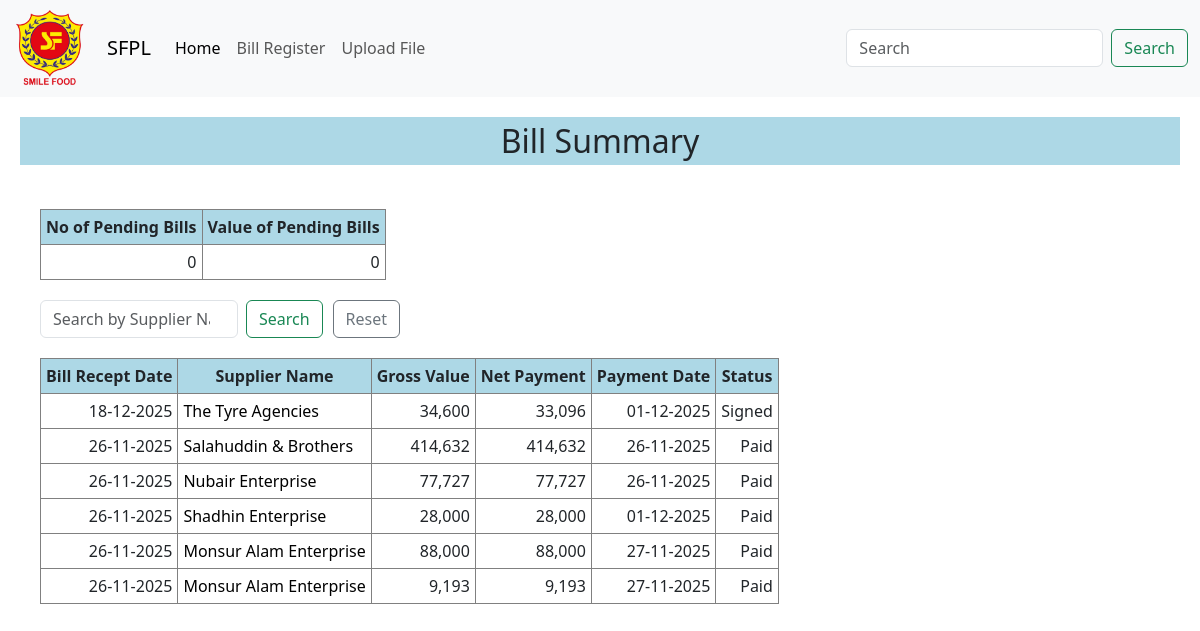
The app's page /, older data.
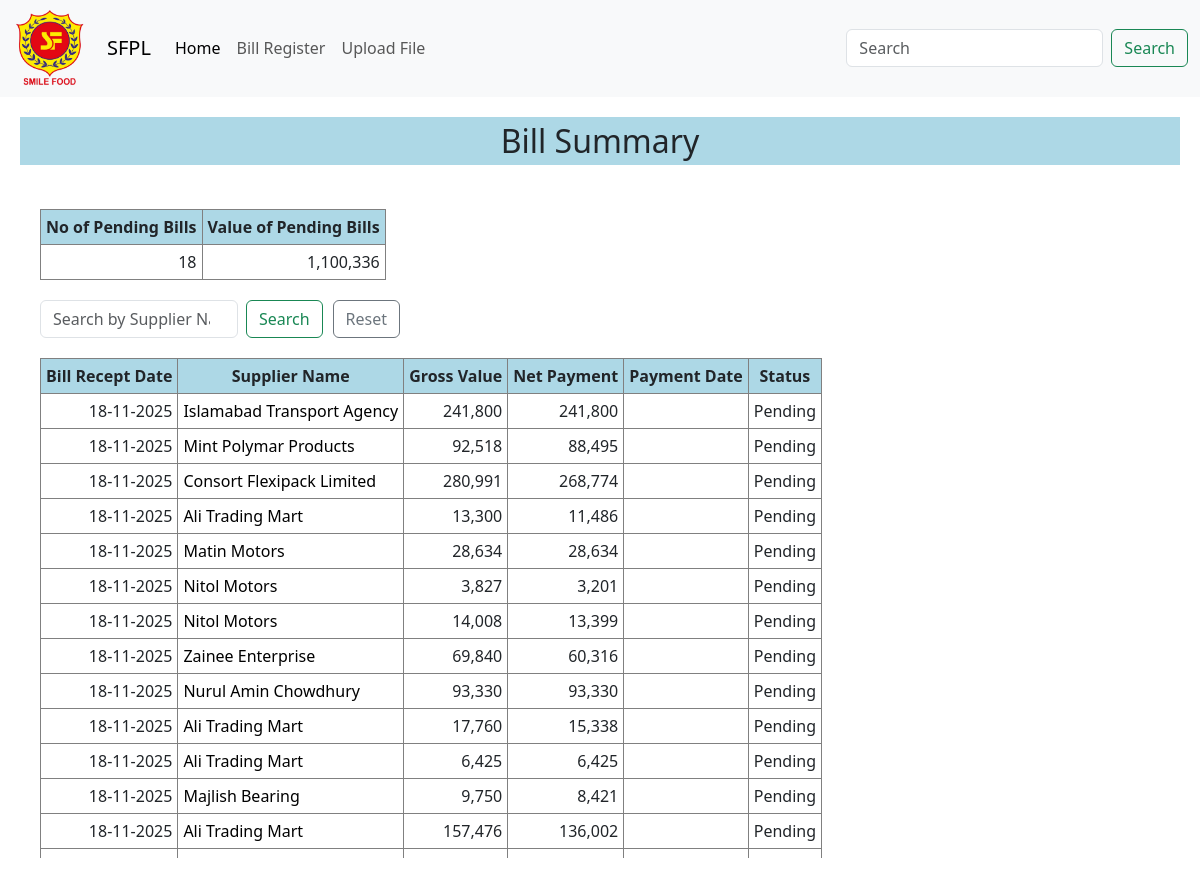
The same page, newer data.
### Bill/models.py (models this page shows, shortened)
class Bill(models.Model):
    STATUS_CHOICE = [
        ('Paid', 'Paid'),
        ('Pending', 'Pending'),
        ('Signed', 'Signed'),
        ('Received', 'Received')
    ]
    UNIT_CHOICE = [
        ('Flour Mill', 'Flour Mill'),
        ('Drinking Water', 'Drinking Water'),
        ('FM & DW', 'FM & DW')
    ]
    receive_date = models.DateField(null=False, blank=False)
    supplier_name = models.CharField(max_length=200, null=False, blank=False)
    unit = models.CharField(max_length=20, choices=UNIT_CHOICE)
    bill_no = models.CharField(max_length=50)
    invoice_no = models.CharField(max_length=50)
    bill_value = models.DecimalField(max_digits=20, decimal_places=2)
    tds = models.DecimalField(max_digits=20, decimal_places=2)
    vds = models.DecimalField(max_digits=20, decimal_places=2)
    net_payment = models.DecimalField(max_digits=20, decimal_places=2)
    status = models.CharField(max_length=50, choices=STATUS_CHOICE, default='Received', null=False, blank=False)
    payment_date = models.DateField(null=True, blank=True)
    remarks = models.TextField(null=True, blank=True)
    class Meta:
        ordering = ['-status']

### Bill/views.py (the view)
# urls.py: path("", BillView.as_view(), name='home'),
class BillView(ListView):
    model = Bill
    template_name = 'home.html'
    context_object_name = 'bill'
    def get_queryset(self):
        queryset = Bill.objects.all()  # start with all bills
        q = self.request.GET.get('q')
        if q:
            queryset = queryset.filter(supplier_name__icontains=q)  # filter by supplier name
        queryset = queryset.annotate(
            status_order=Case(
                When(status='Pending', then=0),
                When(status='Signed', then=1),
                When(status='Received', then=2),
                When(status='Paid', then=3),
                default=4,
                output_field=IntegerField()
            )
        ).order_by('status_order', 'receive_date')  # secondary ordering by date
        return queryset
    def get_context_data(self, **kwargs):
        context = super().get_context_data(**kwargs)
        pending_bills = Bill.objects.filter(status='Pending')
        context['pending_count'] = pending_bills.count()
        context['pending_value'] = pending_bills.aggregate(total_value=Sum('bill_value'))['total_value'] or 0
        context['search_query'] = self.request.GET.get('q', '')
        return context

### templates/home.html (shortened to what this page needs)
{% extends "base.html" %}
{% load humanize %}
{% load static %}
{% block link %}
<link rel="stylesheet" href="{% static 'css/home.css' %}"/>
{% endblock %}
{% block content %}
    <h2 style="margin: 20px; text-align: center; background-color: lightblue; padding: 5px;">Bill Summary</h2>
    <div class="container">
        <div>
            <table class="summary-table">
                <tr>
                    <th>No of Pending Bills</th>
                    <th>Value of Pending Bills</th>
                </tr>
                <tr>
                    <td> {{ pending_count }} </td>
                    <td>{{ pending_value | floatformat:0| intcomma }}</td>
                </tr>
            </table>
            <form class="d-flex" role="search" method="get" style="width: 30%; margin-left:40px;">
                <input class="form-control me-2" type="search" name="q"
                    placeholder="Search by Supplier Name" value="{{ search_query }}"
                    aria-label="Search"/>
                <button class="btn btn-outline-success" type="submit" style="margin-right:10px;">Search</button>
                <a href="{% url 'home' %}" class="btn btn-outline-secondary">Reset</a>
            </form>
            <table class="detail-table">
                <tr>
                    <th>Bill Recept Date</th>
                    <th>Supplier Name</th>
                    <th>Gross Value</th>
                    <th>Net Payment</th>
                    <th>Payment Date</th>
                    <th>Status</th>
                </tr>
                {% for data in bill%}
                <tr>
                    <td>{{ data.receive_date |date:"d-m-Y" }}</td>
                    <td style="text-align: left;"><a style=" text-decoration: none; color: black;" href="#">{{ data.supplier_name }}</a></td>
                    <td>{{ data.bill_value | floatformat:0| intcomma }}</td>
                    <td>{{ data.net_payment | floatformat:0| intcomma }}</td>
                    <td>{{ data.payment_date |date:"d-m-Y" }}</td>
                    <td>{{ data.status }}</td>
                </tr>
                {% endfor %}
            </table>
        </div>
    </div>
{% endblock %}

### templates/base.html (shortened to what this page needs)
{% load static %}
<!DOCTYPE html>
<html lang="en">
  <head>
    <link href="https://cdn.jsdelivr.net/npm/bootstrap@5.3.2/dist/css/bootstrap.min.css" rel="stylesheet"/>
    {% block link %}{% endblock %}
  </head>
  <body>
    <nav class="navbar navbar-expand-lg bg-body-tertiary">
      <div class="container-fluid">
        <img src="{% static 'images/SFPL Logo - No background.png' %}" alt="Company Logo" width="75" style="margin-right: 20px;"/>
        <a class="navbar-brand" href="{% url 'home' %}">SFPL</a>
        <div class="collapse navbar-collapse" id="navbarSupportedContent">
            <ul class="navbar-nav me-auto mb-2 mb-lg-0">
                <li class="nav-item">
                <a class="nav-link active" aria-current="page" href="{% url 'home' %}">Home</a>
                </li>
                <li class="nav-item">
                <a class="nav-link" href="{% url 'register' %}">Bill Register</a>
                </li>
                <li class="nav-item">
                <a class="nav-link" href="#">Upload File</a>
                </li>
            </ul>
          <form class="d-flex" role="search">
            <input class="form-control me-2" type="search" placeholder="Search" aria-label="Search" value="{{ search_query }}"/>
            <button class="btn btn-outline-success" type="submit">Search</button>
          </form>
        </div>
      </div>
    </nav>
    {% block content %} {% endblock %}
  </body>
</html>

### static/css/home.css (style rules this page uses)
.summary-table { margin-left: 40px; margin-bottom: 20px; }
.summary-table th { text-align: center; background-color: lightblue; border: 1px solid grey; padding: 5px; }
.summary-table tr { text-align: right; border: 1px solid grey; border-right: 1px solid grey; }
.summary-table td { border-right: 1px solid grey; padding: 5px; }
.detail-table { display: inline-block; overflow-y: auto; overflow-x: hidden; max-height: 500px; padding: 0; margin-left: 40px; margin-top: 20px; table-layout: fixed; }
.detail-table th { text-align: center; background-color: lightblue; border: 1px solid grey; padding: 5px; position: sticky; top: 0; }
.detail-table tr { text-align: right; border: 1px solid grey; border-right: 1px solid grey; }
.detail-table td { border-right: 1px solid grey; padding: 5px; }
.container { display: inline; }

Row changes from the older to the newer data that the page shows:
no longer on this page (row edited): Bill: receive_date "18-12-2025", supplier_name "The Tyre Agencies", bill_value "34,600", net_payment "33,096", payment_date "01-12-2025", status "Signed"
no longer on this page (row unchanged): Bill: receive_date "26-11-2025", supplier_name "Salahuddin & Brothers", bill_value "414,632", net_payment "414,632", payment_date "26-11-2025", status "Paid"
no longer on this page (row unchanged): Bill: receive_date "26-11-2025", supplier_name "Nubair Enterprise", bill_value "77,727", net_payment "77,727", payment_date "26-11-2025", status "Paid"
no longer on this page (row unchanged): Bill: receive_date "26-11-2025", supplier_name "Shadhin Enterprise", bill_value "28,000", net_payment "28,000", payment_date "01-12-2025", status "Paid"
no longer on this page (row unchanged): Bill: receive_date "26-11-2025", supplier_name "Monsur Alam Enterprise", bill_value "88,000", net_payment "88,000", payment_date "27-11-2025", status "Paid"
no longer on this page (row unchanged): Bill: receive_date "26-11-2025", supplier_name "Monsur Alam Enterprise", bill_value "9,193", net_payment "9,193", payment_date "27-11-2025", status "Paid"
added Bill: receive_date "18-11-2025", supplier_name "Islamabad Transport Agency", bill_value "241,800", net_payment "241,800", status "Pending"
added Bill: receive_date "18-11-2025", supplier_name "Mint Polymar Products", bill_value "92,518", net_payment "88,495", status "Pending"
added Bill: receive_date "18-11-2025", supplier_name "Consort Flexipack Limited", bill_value "280,991", net_payment "268,774", status "Pending"
added Bill: receive_date "18-11-2025", supplier_name "Ali Trading Mart", bill_value "13,300", net_payment "11,486", status "Pending"
added Bill: receive_date "18-11-2025", supplier_name "Matin Motors", bill_value "28,634", net_payment "28,634", status "Pending"
added Bill: receive_date "18-11-2025", supplier_name "Nitol Motors", bill_value "3,827", net_payment "3,201", status "Pending"
added Bill: receive_date "18-11-2025", supplier_name "Nitol Motors", bill_value "14,008", net_payment "13,399", status "Pending"
added Bill: receive_date "18-11-2025", supplier_name "Zainee Enterprise", bill_value "69,840", net_payment "60,316", status "Pending"
added Bill: receive_date "18-11-2025", supplier_name "Nurul Amin Chowdhury", bill_value "93,330", net_payment "93,330", status "Pending"
added Bill: receive_date "18-11-2025", supplier_name "Ali Trading Mart", bill_value "17,760", net_payment "15,338", status "Pending"
added Bill: receive_date "18-11-2025", supplier_name "Ali Trading Mart", bill_value "6,425", net_payment "6,425", status "Pending"
added Bill: receive_date "18-11-2025", supplier_name "Majlish Bearing", bill_value "9,750", net_payment "8,421", status "Pending"
added Bill: receive_date "18-11-2025", supplier_name "Ali Trading Mart", bill_value "157,476", net_payment "136,002", status "Pending"
Text that changed along with them:
{{ pending_count }}: "0" → "18"
{{ pending_value | floatformat:0| intcomma }}: "0" → "1,100,336"
